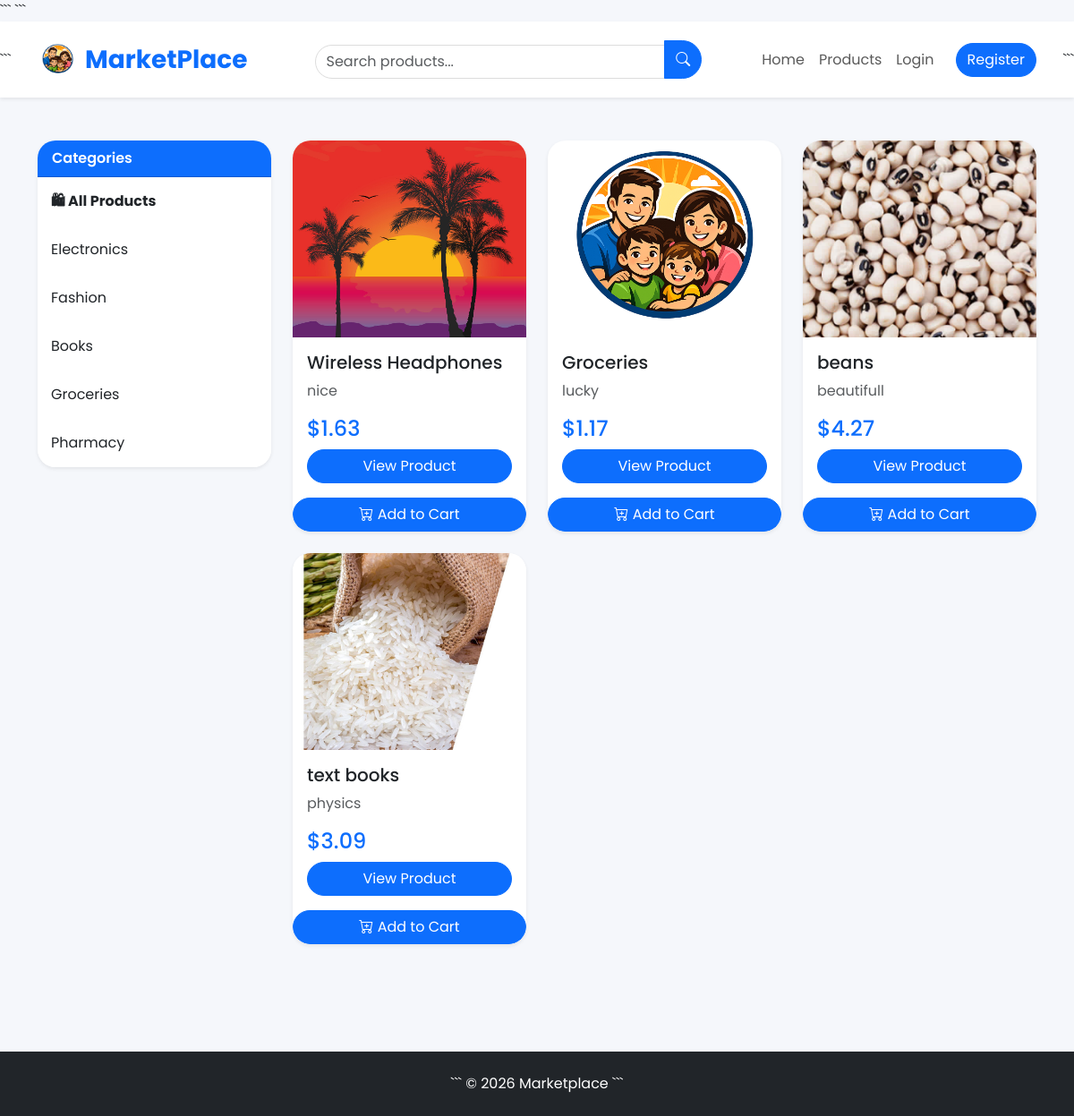
Screenshot of /products/ with the database file from the repository.
### products/models.py (models this page shows, shortened)
class Category(models.Model):
    name = models.CharField(max_length=100)
    image = models.ImageField(upload_to="categories/", blank=True, null=True)

class Product(models.Model):
    seller = models.ForeignKey(
        User,
        on_delete=models.CASCADE,
        related_name="products"
    )
    category = models.ForeignKey(
        Category,
        on_delete=models.CASCADE,
        related_name="products"
    )
    name = models.CharField(max_length=200)
    description = models.TextField()
    price = models.DecimalField(
        max_digits=10,
        decimal_places=2
    )
    quantity = models.PositiveIntegerField(default=1)
    image = models.ImageField(upload_to="products/", blank=True, null=True)
    available = models.BooleanField(default=True)
    created_at = models.DateTimeField(auto_now_add=True)
    updated_at = models.DateTimeField(auto_now=True)

### products/views.py (the view)
# urls.py: path("", views.product_list, name="products"),
def product_list(request):
    products = Product.objects.filter(
        available=True
    )
    categories = Category.objects.all()
    category_id = request.GET.get("category")
    if category_id:
        products = products.filter(
            category_id=category_id
        )
    return render(
        request,
        "products/product_list.html",
        {
            "products": products,
            "categories": categories,
        }
    )

### cart/context_processors.py (called while the page is built, shortened)
def cart_count(request):
    count = 0
    return {
        "cart_count": count
    }

### templates/products/product_list.html (shortened to what this page needs)
{% extends "base.html" %}
{% block content %}
<div class="container py-5">
    <div class="row">
        <div class="col-lg-3">
            <div class="card shadow-sm">
                <div class="card-header bg-primary text-white">
                    Categories
                </div>
<div class="list-group list-group-flush">
    <a href="{% url 'products' %}"
       class="list-group-item list-group-item-action fw-bold">
        🛍 All Products
    </a>
    {% for category in categories %}
    <a href="{% url 'products' %}?category={{ category.id }}"
       class="list-group-item list-group-item-action">
        {{ category.name }}
    </a>
    {% empty %}
    <div class="list-group-item">
        No Categories
    </div>
    {% endfor %}
</div>
            </div>
        </div>
        <div class="col-lg-9">
            <div class="row">
                {% for product in products %}
                <div class="col-lg-4 mb-4">
                    <div class="card h-100 shadow-sm">
                        {% if product.image %}
                        <img src="{{ product.image.url }}"
                             class="card-img-top">
                        {% endif %}
                        <div class="card-body">
                            <h5>
                                {{ product.name }}
                            </h5>
                            <p class="text-muted">
                                {{ product.description|truncatewords:12 }}
                            </p>
                            <h4 class="text-primary">
                                ${{ product.price }}
                            </h4>
<a href="{% url 'product_detail' product.id %}"
   class="btn btn-primary w-100">
    View Product
</a>
                        </div>
<a
    href="{% url 'add_to_cart' product.id %}"
    class="btn btn-primary w-100">
    <i class="bi bi-cart-plus"></i>
    Add to Cart
</a>
                    </div>
                </div>
                {% empty %}
                <div class="col-12">
                    <div class="alert alert-info">
                        No products available yet.
                    </div>
                </div>
                {% endfor %}
            </div>
        </div>
    </div>
</div>
{% endblock %}

### templates/base.html (shortened to what this page needs)
<!DOCTYPE html>
<html lang="en">
<head>
<link href="https://cdn.jsdelivr.net/npm/bootstrap@5.3.7/dist/css/bootstrap.min.css" rel="stylesheet">
<link rel="stylesheet"
      href="https://cdn.jsdelivr.net/npm/bootstrap-icons@1.13.1/font/bootstrap-icons.min.css">
{% load static %}
<link rel="stylesheet" href="{% static 'css/style.css' %}">
```
</head>
<body>
<nav class="navbar navbar-expand-lg navbar-light bg-white shadow-sm sticky-top">
```
<div class="container">
    <a class="navbar-brand d-flex align-items-center" href="/">
        <img src="{% static 'images/family.png' %}"
             class="me-2"
             alt="Marketplace Logo"
             style="width:45px; height:45px; object-fit:contain;">
        <span class="text-primary fw-bold">
            MarketPlace
        </span>
    </a>
    <div class="collapse navbar-collapse" id="menu">
        <form
    class="mx-auto w-50"
    method="GET"
    action="{% url 'products' %}">
            <div class="input-group">
           <input
    type="search"
    name="q"
    class="form-control"
    placeholder="Search products..."
    value="{{ request.GET.q }}">
                <button class="btn btn-primary" type="submit">
                    <i class="bi bi-search"></i>
                </button>
            </div>
        </form>
        <ul class="navbar-nav align-items-lg-center">
            <li class="nav-item">
                <a class="nav-link"
                   href="{% url 'home' %}">
                    Home
                </a>
            </li>
            <li class="nav-item">
                <a class="nav-link"
                   href="{% url 'products' %}">
                    Products
                </a>
            </li>
            {% if user.is_authenticated %}
                <li class="nav-item">
                    <a class="nav-link"
                       href="{% url 'dashboard' %}">
                        Dashboard
                    </a>
                </li>
<li class="nav-item">
    <a class="nav-link"
       href="{% url 'profile' %}">
        Profile
    </a>
</li>
                <li class="nav-item">
                    <a class="nav-link"
                       href="{% url 'my_orders' %}">
                        My Orders
                    </a>
                </li>
                <li class="nav-item">
                    <a class="nav-link position-relative"
                       href="{% url 'cart' %}">
                        <i class="bi bi-cart3"></i>
                        Cart
                        {% if cart_count > 0 %}
                            <span class="position-absolute top-0 start-100 translate-middle badge rounded-pill bg-danger">
                                {{ cart_count }}
                            </span>
                        {% endif %}
                    </a>
                </li>
                <li class="nav-item">
                    <a class="nav-link"
                       href="{% url 'logout' %}">
                        Logout
                    </a>
                </li>
            {% else %}
                <li class="nav-item">
                    <a class="nav-link"
                       href="{% url 'login' %}">
                        Login
                    </a>
                </li>
                <li class="nav-item">
                    <a class="btn btn-primary ms-lg-3"
                       href="{% url 'register' %}">
                        Register
                    </a>
                </li>
            {% endif %}
        </ul>
    </div>
</div>
```
</nav>
{% block content %}
{% endblock %}
<footer class="bg-dark text-white text-center p-4 mt-5">
```
© 2026 Marketplace
```
</footer>
</body>
</html>

### static/css/style.css (style rules this page uses)
body { font-family:'Poppins',sans-serif; background:#f5f7fb; }
.navbar { padding:15px 0; background:#fff !important; }
.navbar-brand { font-size:28px; font-weight:700; }
.navbar-brand img { width:45px; height:45px; border-radius:12px; }
.form-control { border-radius:30px 0 0 30px; border:1px solid #ddd; }
.input-group .btn { border-radius:0 30px 30px 0; }
.btn { border-radius:30px; transition:.3s; }
.card { border:none; border-radius:18px; overflow:hidden; transition:.35s; }
.card img { height:220px; object-fit:cover; }
.list-group-item { border:none; padding:15px; transition:.3s; }
footer { background:#111; color:#fff; }
.card-header { font-weight:600; }
.card, .btn, .list-group-item { transition:.3s ease; }
input, select, textarea { width:100%; padding:12px 15px; border:1px solid #ddd; border-radius:12px; margin-top:5px; }
.card { border-radius:20px; }

### rows the page displays
Category: name "Electronics"
Category: name "Fashion"
Category: name "Books"
Category: name "Groceries"
Category: name "Pharmacy"
Product: image (picture), name "Wireless Headphones", description "nice", price "1.63"
Product: image (picture), name "Groceries", description "lucky", price "1.17"
Product: image (picture), name "beans", description "beautifull", price "4.27"
Product: image (picture), name "text books", description "physics", price "3.09"
